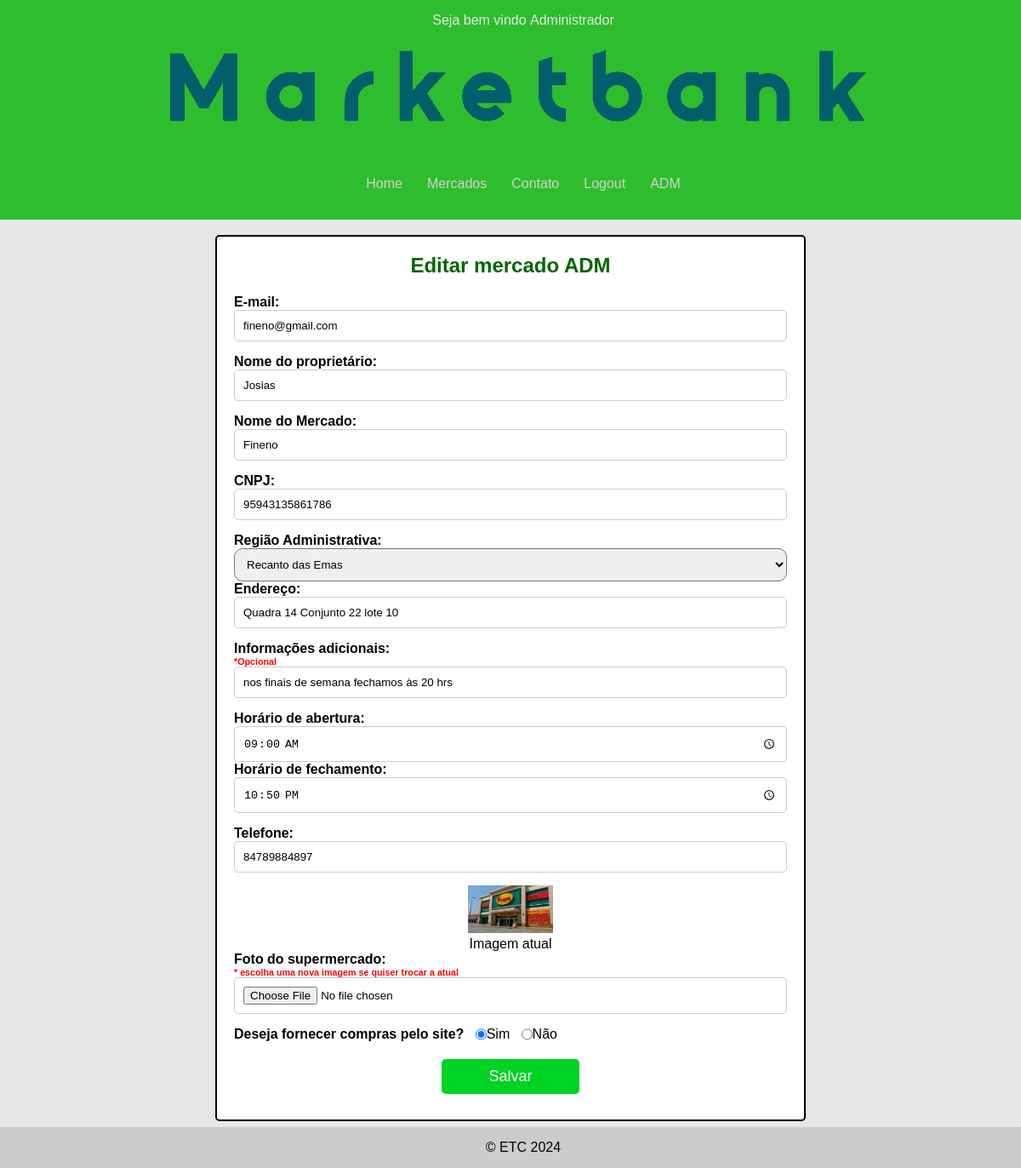
The app's page /CRUD/editmercadoadm.php?id_mercado=2&id_usuario=2 (signed in) with its own data.
### tables this page shows
CREATE TABLE IF NOT EXISTS `usuario` (
  `id_usuario` INT(11) NOT NULL AUTO_INCREMENT,
  `nome` VARCHAR(255) NOT NULL,
  `email` VARCHAR(255) NOT NULL,
  `senha` VARCHAR(255) NOT NULL,
  `tipo` ENUM('cliente', 'administrador', 'dono') NOT NULL,
  PRIMARY KEY (`id_usuario`),
  UNIQUE INDEX `email` (`email` ASC) );

CREATE TABLE IF NOT EXISTS `mercado` (
  `id_mercado` INT(11) NOT NULL AUTO_INCREMENT,
  `nomeMerc` VARCHAR(255) NOT NULL,
  `regiaoadm` VARCHAR(45) NOT NULL,
  `endereco` VARCHAR(255) NOT NULL,
  `horarioAbert` TIME NOT NULL,
  `horarioFecha` TIME NOT NULL,
  `telefone` VARCHAR(11) NOT NULL,
  `cnpj` VARCHAR(20) NOT NULL,
  `imagem` VARCHAR(120) NOT NULL,
  `descricao` TEXT NULL DEFAULT NULL,
  `id_dono` INT(11) NOT NULL,
  `compras` ENUM('sim', 'nao') NOT NULL,
  PRIMARY KEY (`id_mercado`),
  INDEX `id_dono` (`id_dono` ASC) ,
  CONSTRAINT `mercado_ibfk_1`
    FOREIGN KEY (`id_dono`)
    REFERENCES `usuario` (`id_usuario`));

### model/usuarioDAO.php (called while the page is built, shortened)
<?php
class usuarioDAO
{
    private $conn;
    public function __construct($conn)
    {
        $this->conn = $conn;
    }
    public function getUsuarioById($id_usuario)
    {
        try {
            $query = "SELECT id_usuario , nome , email , tipo FROM usuario WHERE id_usuario = :id_usuario;";
            $stmt = $this->conn->prepare($query);
            $stmt->bindValue(':id_usuario', $id_usuario, PDO::PARAM_INT);
            if ($stmt->execute()) {
                return $stmt->fetch(PDO::FETCH_ASSOC);
            } else {
                return "ocorreu um erro" . $stmt->errorInfo();
            }
        } catch (PDOException $erro) {
            return "ocorreu um erro" . $erro->getMessage() . "<br>arquivo" . $erro->getFile();
        }
    }
}

### model/mercadoDAO.php (called while the page is built, shortened)
<?php
class mercadoDAO
{
    private $conn;
    public function __construct($conn)
    {
        $this->conn = $conn;
    }
    public function getMercadoById($id_mercado)
    {
        $query = "SELECT * FROM mercado WHERE id_mercado = :id_mercado";
        $stmt = $this->conn->prepare($query);
        $stmt->bindValue(':id_mercado', $id_mercado, PDO::PARAM_INT);
        if ($stmt->execute()) {
            return $stmt->fetch(PDO::FETCH_ASSOC);
        } else {
            return "ocorreu um erro " . $stmt->errorInfo();
        }
    }
}

### CRUD/editmercadoadm.php (the view, shortened to what this page needs)
<?php
require_once '../cadastro/cadastro.php';
require_once '../model/mercadoDAO.php';
require_once '../model/usuarioDAO.php';
$mercadoDAO = new mercadoDAO($conn);
$usuarioDAO = new usuarioDAO($conn);
$mercado = $mercadoDAO->getMercadoById($_GET['id_mercado']);
$usuario = $usuarioDAO->getUsuarioById($_GET['id_usuario']);
require_once '../inc/cabecalho.php';
?><br>
<div id="area-principal ">
        <div class="postagem home">
            <h2>Editar mercado ADM</h2>
            <div class="container">
                <div class="login-box">
                    <form action="" method="POST" enctype="multipart/form-data"  onsubmit="return validarquant();">
                        <div class="input-group">
                            <label for="username">E-mail:</label>
                            <input type="email" id="username" name="email" value="<?= $usuario['email'] ?>"
                                onkeydown="if(event.keyCode === 13) event.preventDefault()"
                                placeholder="Insira seu email" required>
                        </div>
                        <div class="input-group">
                            <label for="nome">Nome do proprietário:</label>
                            <input type="text" id="nome" name="nome" value="<?= $usuario['nome'] ?>"
                                onkeydown="if(event.keyCode === 13) event.preventDefault()"
                                placeholder="Insira seu nome" required>
                        </div>
                        <div class="input-group">
                            <label for="nome">Nome do Mercado:</label>
                            <input type="text" id="nome" name="nomeMerc" value="<?= $mercado['nomeMerc'] ?>"
                                onkeydown="if(event.keyCode === 13) event.preventDefault()"
                                placeholder="Insira o nome do mercado" required>
                        </div>
                        <div class="input-group">
                            <label for="cnpj">CNPJ:</label>
                            <input type="text" id="cnpj" name="cnpj" value="<?= $mercado['cnpj'] ?>"
                                onkeydown="if(event.keyCode === 13) event.preventDefault()" required
                                placeholder="Insira seu CNPJ" minlength="14" maxlength="14"
                                oninput="restringirLetras(this)">
                        </div>
                        <div class="input-endereco">
                            <?php $regiaoadm = $mercado['regiaoadm']; ?>
                            <label for="regiaoadm">Região Administrativa:</label>
                            <select id="regiaoadm" name="regiaoadm" required>
                                <option value="Recanto das Emas"<?= $regiaoadm=="Recanto das Emas" ? 'selected':'' ?> >Recanto das Emas</option>
                            </select>
                        <div class="input-group">
                            <label for="endereco">Endereço:</label>
                            <input type="text" id="endereco" name="endereco" value="<?= $mercado['endereco'] ?>"
                                onkeydown="if(event.keyCode === 13) event.preventDefault()"
                                placeholder="Insira o endereço" required>
                        </div>
                        <div class="input-group">
                            <label for="descricao">Informações adicionais:<h6>*Opcional</h6></label>
                            <input type="text" id="descricao" name="descricao" value="<?= $mercado['descricao'] ?>"
                                onkeydown="if(event.keyCode === 13) event.preventDefault()"
                                placeholder="Insira as Informações adicionais" >
                        </div>
                        <div class="input-group">
                            <label for="horarioFunc">Horário de abertura:&nbsp;</label>
                            <input type="time" id="horarioFunc" name="horarioAbert"
                                value="<?= date('H:i' , strtotime($mercado['horarioAbert'])) ?>"
                                onkeydown="if(event.keyCode === 13) event.preventDefault()" required>
                            <label for="horarioFunc">Horário de fechamento:</label>
                            <input type="time" id="horarioFunc" name="horarioFecha"
                                value="<?= date('H:i' , strtotime($mercado['horarioFecha'])) ?>"
                                onkeydown="if(event.keyCode === 13) event.preventDefault()" required>
                        </div>
                        <div class="input-group">
                            <label for="telefone">Telefone:</label>
                            <input type="text" id="telefone" name="telefone" value="<?= $mercado['telefone'] ?>"
                                onkeydown="if(event.keyCode === 13) event.preventDefault()" required
                                placeholder="Insira o telefone para contato" minlength="11" maxlength="11"
                                oninput="restringirLetras(this)">
                        </div>
                        <div class="input-group">
                            <picture>
                                <img src="../cadastro/uploads/<?= $mercado['imagem'] ?>" alt="foto do mercado"
                                    width="100px">
                                <legend>Imagem atual</legend>
                            </picture>
                            <label for="imagem">Foto do supermercado: <h6>* escolha uma nova imagem
                                    se quiser trocar a atual</h6></label>
                            <input type="file" id="imagem" name="imagem"
                                onkeydown="if(event.keyCode === 13) event.preventDefault()"
                                placeholder="faça upload de uma foto do mercado">
                        </div>
                        <div class="input-compra inline">
                            <label for="compras">Deseja fornecer compras pelo site?&nbsp;&nbsp;&nbsp;</label>
                            <input type="radio" id="compras" name="compras" value="sim" onkeydown="if(event.keyCode === 13) event.preventDefault()" required
                            <?=$mercado['compras'] == 'sim' ?'checked' : ''?>>
                            <p>Sim</p> &nbsp;&nbsp;&nbsp;
                            <input type="radio" id="compras" name="compras" value="nao" onkeydown="if(event.keyCode === 13) event.preventDefault()" required <?=$mercado['compras'] == 'nao' ?'checked' : ''?> >
                            <p> Não </p>
                        </div>
                        <button type="submit" class="button_padrao btn_edit" >Salvar</button>
                    </form>
                </div>
            </div>
        </div>
        </div>
    <?php require_once '../inc/rodape.php'; ?>

### css/style.css (style rules this page uses)
* { margin: 0; padding: 0; }
html, body { width: 100%; height: 100%; font-size: 1em; font-family: "Trebuchet MS", Helvetica, sans-serif; background: #e6e6e6; overflow-y: scroll; overflow-x: hidden; }
.postagem h2 { color: rgb(2, 102, 2); }
.postagem { margin: 0 auto; padding: 20px; background: white; margin-bottom: 7px; word-wrap: break-word; border: 2.5px solid black; border-radius: 5px; }
h2 { color: lightgreen; }
.postagem img { justify-content: center; text-align: center; }
.login-box { margin: 0 auto; background-color: #fff; border-radius: 5px; text-align: center; }
h2 { margin-bottom: 20px; }
.input-group { margin-bottom: 15px; text-align: center; }
label { display: block; font-weight: bold; text-align: left; }
h6 { color: red; }
input[type="email"], input[type="password"], input[type="text"], input[type="time"], input[type="tel"], input[type="file"], input[type="date"], input[type="number"] { width: 100%; padding: 10px; border: 1px solid #ccc; border-radius: 5px; box-sizing: border-box; }
.button_padrao { font-size: 18px; padding: 10px; width: 25%; background-color: #005f6b; color: #fff; border: none; border-radius: 5px; cursor: pointer; margin:10px; }
.postagem .button_padrao { flex-wrap: wrap; margin: 10px; align-items: center; justify-content: center; }
.btn_edit { background-color: rgb(0, 211, 35); }
.inline { display: flex; flex-direction: row; margin-bottom: 10px; }
.home { width: 650px; padding: 0 auto; text-align: center; }
select { width: 100%; padding: 10px; margin: 0 auto; border-radius: 10px; }

### records on screen
usuario: email "fineno@gmail.com", nome "Josias"
mercado: nomeMerc "Fineno", cnpj "95943135861786", regiaoadm "Recanto das Emas", endereco "Quadra 14 Conjunto 22 lote 10", descricao "nos finais de semana fechamos às 20 hrs", horarioAbert "09:00", horarioFecha "22:50", telefone "84789884897", imagem (picture), compras "☑ Deseja fornecer compras pelo s"

### other values on screen
$_SESSION['usuario']['nome'] "Administrador"
